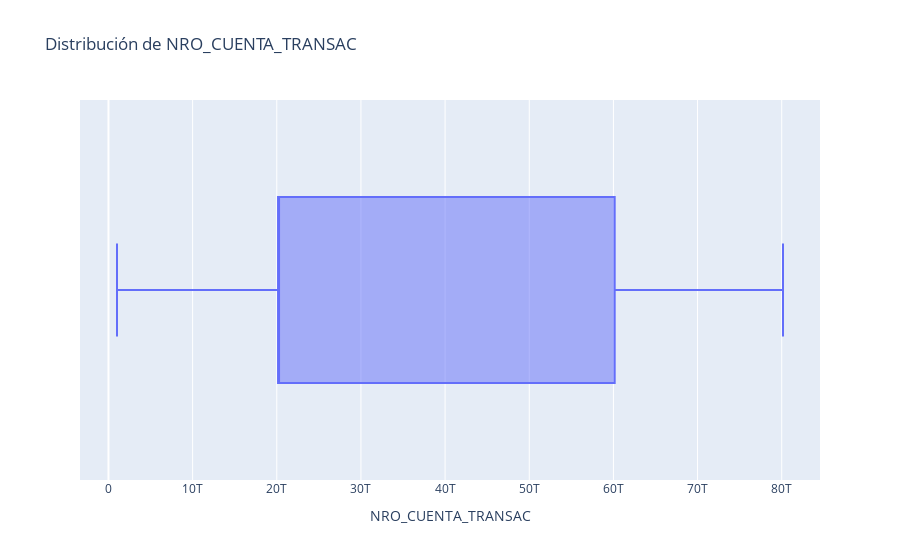
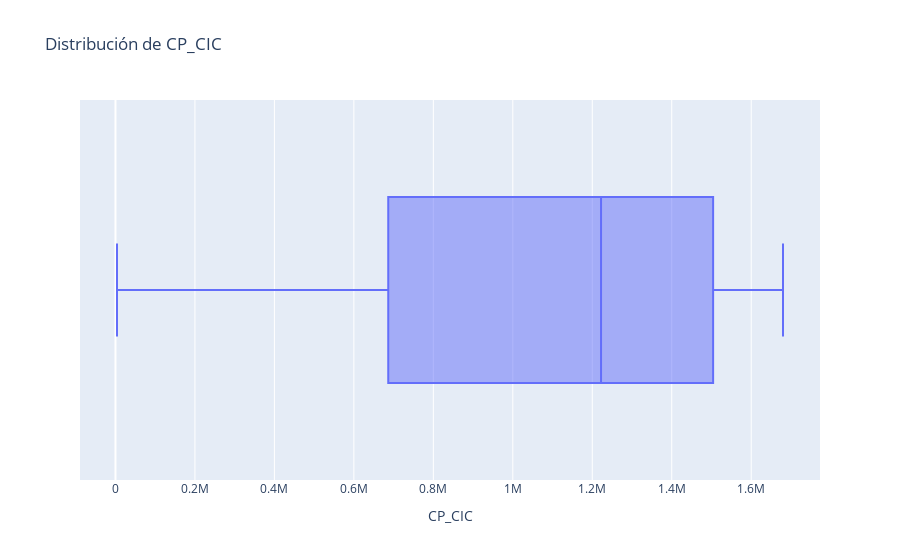
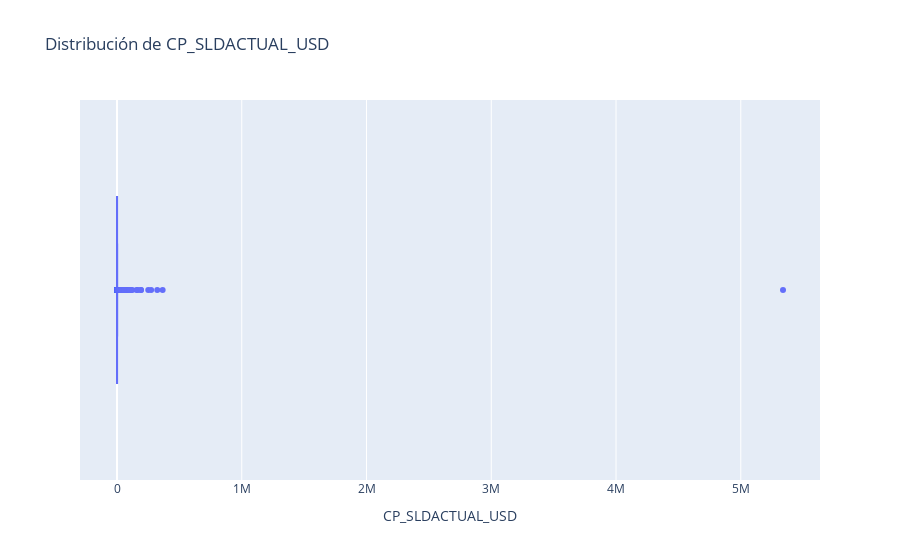
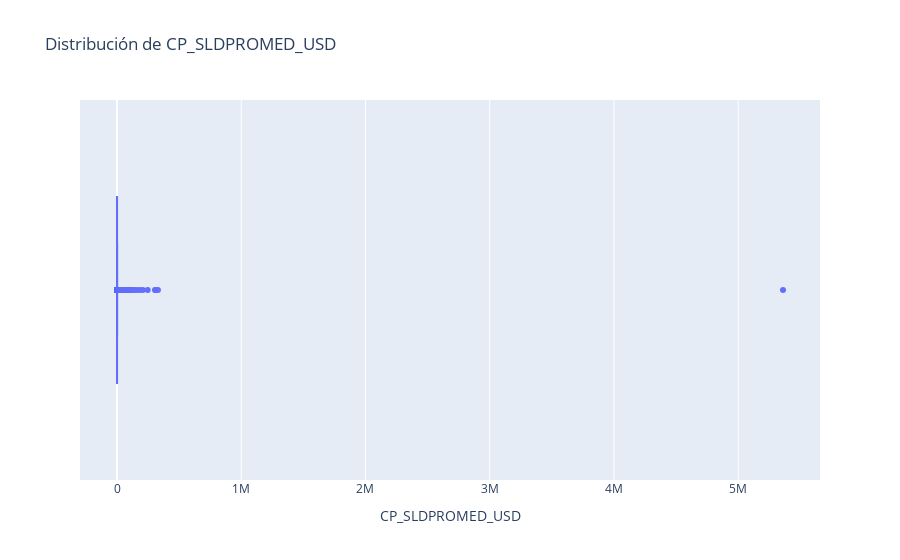

Notebook code cell kept with these figures, in order:
### Code cell
# Como se identifico la presencia de outliers, se procedera a visualizarlos ya que estos entorpecen el analisis y nuestra precision del modelo 
# es sencible a esto

def crear_graficos_caja(df):
    columnas_numericas = df.select_dtypes(include='number').columns
    for columna in columnas_numericas:
        fig = px.box(df, x=columna, title=f'Distribución de {columna}')
        fig.show()
crear_graficos_caja(df)

### Figure 1 — Plotly figure (JSON) as saved in the notebook; plotly's stock layout.template omitted (floating-point values rounded to 4 significant figures; data arrays with more than 128 entries replaced by an {"elided": "..."} marker saying what was removed)
{"data": [{"alignmentgroup": "True", "hovertemplate": "NRO_CUENTA_TRANSAC=%{x}<extra></extra>", "legendgroup": "", "marker": {"color": "#636efa"}, "name": "", "notched": false, "offsetgroup": "", "orientation": "h", "showlegend": false, "type": "box", "x": {"elided": "3700 int values"}, "x0": " ", "xaxis": "x", "y0": " ", "yaxis": "y"}], "layout": {"boxmode": "group", "legend": {"tracegroupgap": 0}, "title": {"text": "Distribución de NRO_CUENTA_TRANSAC"}, "xaxis": {"anchor": "y", "domain": [0, 1], "title": {"text": "NRO_CUENTA_TRANSAC"}}, "yaxis": {"anchor": "x", "domain": [0, 1]}}}

### Figure 2 — Plotly figure (JSON) as saved in the notebook; plotly's stock layout.template omitted (floating-point values rounded to 4 significant figures; data arrays with more than 128 entries replaced by an {"elided": "..."} marker saying what was removed)
{"data": [{"alignmentgroup": "True", "hovertemplate": "CP_CIC=%{x}<extra></extra>", "legendgroup": "", "marker": {"color": "#636efa"}, "name": "", "notched": false, "offsetgroup": "", "orientation": "h", "showlegend": false, "type": "box", "x": {"elided": "3700 int values"}, "x0": " ", "xaxis": "x", "y0": " ", "yaxis": "y"}], "layout": {"boxmode": "group", "legend": {"tracegroupgap": 0}, "title": {"text": "Distribución de CP_CIC"}, "xaxis": {"anchor": "y", "domain": [0, 1], "title": {"text": "CP_CIC"}}, "yaxis": {"anchor": "x", "domain": [0, 1]}}}

### Figure 3 — Plotly figure (JSON) as saved in the notebook; plotly's stock layout.template omitted (floating-point values rounded to 4 significant figures; data arrays with more than 128 entries replaced by an {"elided": "..."} marker saying what was removed)
{"data": [{"alignmentgroup": "True", "hovertemplate": "CP_SLDACTUAL_USD=%{x}<extra></extra>", "legendgroup": "", "marker": {"color": "#636efa"}, "name": "", "notched": false, "offsetgroup": "", "orientation": "h", "showlegend": false, "type": "box", "x": {"elided": "3700 float values"}, "x0": " ", "xaxis": "x", "y0": " ", "yaxis": "y"}], "layout": {"boxmode": "group", "legend": {"tracegroupgap": 0}, "title": {"text": "Distribución de CP_SLDACTUAL_USD"}, "xaxis": {"anchor": "y", "domain": [0, 1], "title": {"text": "CP_SLDACTUAL_USD"}}, "yaxis": {"anchor": "x", "domain": [0, 1]}}}

### Figure 4 — Plotly figure (JSON) as saved in the notebook; plotly's stock layout.template omitted (floating-point values rounded to 4 significant figures; data arrays with more than 128 entries replaced by an {"elided": "..."} marker saying what was removed)
{"data": [{"alignmentgroup": "True", "hovertemplate": "CP_SLDPROMED_USD=%{x}<extra></extra>", "legendgroup": "", "marker": {"color": "#636efa"}, "name": "", "notched": false, "offsetgroup": "", "orientation": "h", "showlegend": false, "type": "box", "x": {"elided": "3700 float values"}, "x0": " ", "xaxis": "x", "y0": " ", "yaxis": "y"}], "layout": {"boxmode": "group", "legend": {"tracegroupgap": 0}, "title": {"text": "Distribución de CP_SLDPROMED_USD"}, "xaxis": {"anchor": "y", "domain": [0, 1], "title": {"text": "CP_SLDPROMED_USD"}}, "yaxis": {"anchor": "x", "domain": [0, 1]}}}
